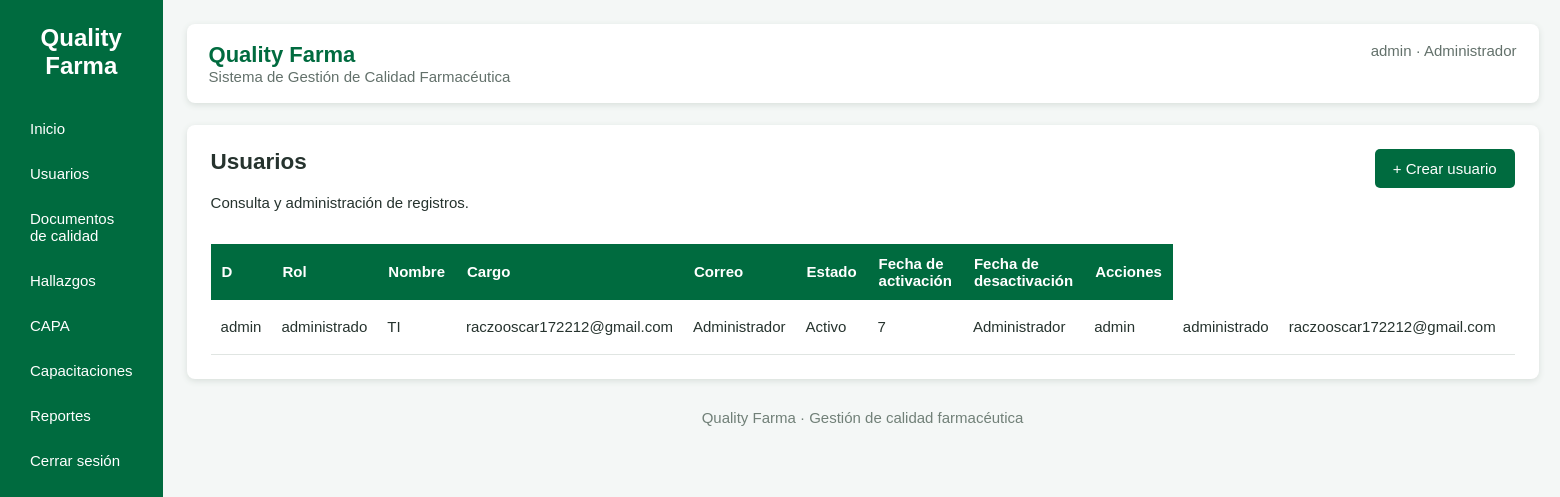
The app's page /usuarios/ (signed in) with its own data.
### gestion/models.py (models this page shows, shortened)
class Usuario(models.Model):
	ROLES = [
		('Administrador', 'Administrador'),
		('Analista', 'Analista'),
		('Consultor', 'Consultor'),
	]
	id_usuario = models.BigAutoField(primary_key=True)
	nombre = models.CharField(max_length=150)
	cargo = models.CharField(max_length=120, blank=True)
	area = models.CharField(max_length=120, blank=True)
	correo = models.EmailField(unique=True)
	contrasena_hash = models.CharField(max_length=255)
	rol = models.CharField(max_length=80, choices=ROLES, default='Consultor')
	estado = models.BooleanField(default=True)
	fecha_activacion = models.DateTimeField(null=True, blank=True)
	fecha_desactivacion = models.DateTimeField(null=True, blank=True)
	class Meta:
		db_table = 'usuario'
		ordering = ['nombre']

### gestion/views.py (the view)
# urls.py: path('<str:module>/', views.module_list, name='module_list'),
@requiere_permiso(None, 'ver')
def module_list(request, module):
	model, _, title, singular = MODULES[module]
	queryset = model.objects.all()
	query = request.GET.get('consulta', '').strip()
	if query and model is Capacitacion:
		queryset = queryset.filter(Q(nombre__icontains=query) | Q(responsable__icontains=query) | Q(estado__icontains=query))
	template = 'gestion/document_list.html' if module == 'documentos' else 'gestion/module_list.html'
	return render(request, template, {
		'items': queryset,
		'title': title,
		'module': module,
		'singular': singular,
		'query': query,
		'puede_crear': tiene_permiso(request, module, 'crear'),
		'puede_editar': tiene_permiso(request, module, 'editar'),
		'puede_eliminar': tiene_permiso(request, module, 'eliminar'),
	})

### gestion/context_processors.py (called while the page is built)
def permisos(request):
    rol = rol_actual(request)
    return {
        'permisos': PERMISOS_ROL.get(rol, PERMISOS_ROL['Consultor']),
        'rol_usuario': rol,
        'modulos_visibles': [modulo for modulo in ('usuarios', 'documentos', 'hallazgos', 'capa', 'capacitaciones') if tiene_permiso(request, modulo)],
        'puede_reportes': tiene_permiso(request, 'reportes'),
        'puede_descargar_reportes': tiene_permiso(request, 'reportes', 'descargar'),
    }

### gestion/views.py (called while the page is built)
def rol_actual(request):
	return request.session.get('usuario_rol', 'Consultor')

def tiene_permiso(request, modulo, accion='ver'):
	permisos = PERMISOS_ROL.get(rol_actual(request), PERMISOS_ROL['Consultor'])
	return accion in permisos.get('*', set()) or accion in permisos.get(modulo, set())

def requiere_permiso(modulo, accion='ver'):
	def decorador(view):
		@wraps(view)
		def protegida(request, *args, **kwargs):
			modulo_real = modulo or kwargs.get('module')
			if not request.session.get('usuario_id'):
				return redirect('login')
			if not tiene_permiso(request, modulo_real, accion):
				messages.error(request, 'No tienes permiso para realizar esta acción.')
				return redirect('dashboard')
			return view(request, *args, **kwargs)
		return protegida
	return decorador

### templates/gestion/module_list.html (shortened to what this page needs)
{% extends 'gestion/base.html' %}
{% block content %}
<section class="panel">
    <div class="section-head">
        <div>
            <h1>{{ title }}</h1>
            <p>Consulta y administración de registros.</p>
        </div>
        {% if puede_crear %}<a class="button" href="{% url 'module_create' module %}">+ Crear {{ singular }}</a>{% endif %}
    </div>
    <div class="table-wrap">
        <table>
            <thead><tr>
                {% if module == 'usuarios' %}
                    <th>D</th><th>Rol</th><th>Nombre</th><th>Cargo</th><th>Correo</th><th>Estado</th><th>Fecha de activación</th><th>Fecha de desactivación</th>
                {% elif module == 'hallazgos' %}
                <th>Descripción</th><th>Área</th><th>Responsable</th><th>Estado</th><th>Fecha</th>
                {% elif module == 'capa' %}
                <th>Hallazgo</th><th>Acción</th><th>Responsable</th><th>Estado</th><th>Fecha</th>
                {% else %}
                <th>Nombre</th><th>Responsable</th><th>Participantes</th><th>Estado</th><th>Fecha</th>
                {% endif %}
                <th>Acciones</th>
            </tr></thead>
            <tbody>
            {% for item in items %}
            <tr>
                {% if module == 'usuarios' %}
                <td>{{ item.nombre }}</td><td>{{ item.cargo }}</td><td>{{ item.area }}</td><td>{{ item.correo }}</td><td>{{ item.rol }}</td><td>{% if item.estado %}Activo{% else %}Inactivo{% endif %}</td>
                    <td>{{ item.id_usuario }}</td><td>{{ item.rol }}</td><td>{{ item.nombre }}</td><td>{{ item.cargo }}</td><td>{{ item.correo }}</td><td></td>
                {% elif module == 'hallazgos' %}
                <td>{{ item.descripcion }}</td><td>{{ item.area }}</td><td>{{ item.responsable }}</td><td>{{ item.estado }}</td><td>{{ item.fecha|date:'d/m/Y' }}</td>
                {% elif module == 'capa' %}
                <td>{{ item.hallazgo }}</td><td>{{ item.accion }}</td><td>{{ item.responsable }}</td><td>{{ item.estado }}</td><td>{{ item.fecha|date:'d/m/Y' }}</td>
                {% else %}
                <td>{{ item.nombre }}</td><td>{{ item.responsable }}</td><td>{{ item.participantes }}</td><td>{{ item.estado }}</td><td>{{ item.fecha|date:'d/m/Y' }}</td>
                {% endif %}
            </tr>
            {% empty %}
            <tr><td colspan="7">No hay registros.</td></tr>
            {% endfor %}
            </tbody>
        </table>
    </div>
</section>
{% endblock %}

### templates/gestion/base.html
{% load static %}<!doctype html>
<html lang="es"><head><meta charset="utf-8"><meta name="viewport" content="width=device-width, initial-scale=1"><title>{% block title %}Quality Farma{% endblock %}</title><link rel="stylesheet" href="{% static 'gestion/estilos.css' %}"></head><body><div class="layout"><aside class="sidebar"><div class="logo">Quality Farma</div><a href="{% url 'dashboard' %}">Inicio</a>{% if 'usuarios' in modulos_visibles %}<a href="{% url 'module_list' 'usuarios' %}">Usuarios</a>{% endif %}{% if 'documentos' in modulos_visibles %}<a href="{% url 'module_list' 'documentos' %}">Documentos de calidad</a>{% endif %}{% if 'hallazgos' in modulos_visibles %}<a href="{% url 'module_list' 'hallazgos' %}">Hallazgos</a>{% endif %}{% if 'capa' in modulos_visibles %}<a href="{% url 'module_list' 'capa' %}">CAPA</a>{% endif %}{% if 'capacitaciones' in modulos_visibles %}<a href="{% url 'module_list' 'capacitaciones' %}">Capacitaciones</a>{% endif %}{% if puede_reportes %}<a href="{% url 'reportes' %}">Reportes</a>{% endif %}<a href="{% url 'logout' %}">Cerrar sesión</a></aside><main class="content"><header><div><strong>Quality Farma</strong><span>Sistema de Gestión de Calidad Farmacéutica</span></div>{% if request.session.usuario_nombre %}<span>{{ request.session.usuario_nombre }} · {{ rol_usuario }}</span>{% endif %}</header>{% for message in messages %}<div class="message">{{ message }}</div>{% endfor %}{% block content %}{% endblock %}<footer>Quality Farma · Gestión de calidad farmacéutica</footer></main></div></body></html>

### static/gestion/estilos.css (style rules this page uses)
* { box-sizing:border-box }
body { margin:0;background:#f4f7f6;color:#26332e;font:15px Arial,sans-serif }
.layout { display:flex;min-height:100vh }
.sidebar { width:245px;background:#006b3f;color:#fff;padding:24px 16px }
.logo { font-size:24px;font-weight:bold;text-align:center;margin-bottom:28px }
.sidebar a { display:block;color:#fff;text-decoration:none;padding:12px 14px;border-radius:5px;margin:4px 0 }
.content { flex:1;padding:24px;max-width:1400px }
header { background:#fff;padding:18px 22px;border-radius:8px;margin-bottom:22px;box-shadow:0 2px 6px #d8dfdb;display:flex;justify-content:space-between;gap:16px }
header strong { display:block;font-size:22px;color:#006b3f }
header span { color:#63716b }
.welcome,.panel { background:#fff;border-radius:8px;padding:24px;box-shadow:0 2px 6px #d8dfdb;margin-bottom:22px }
.section-head { display:flex;justify-content:space-between;align-items:start;gap:16px }
h1 { margin-top:0 }
button,.button { display:inline-block;border:0;border-radius:5px;background:#006b3f;color:#fff;padding:11px 18px;text-decoration:none;cursor:pointer;font-size:15px }
.table-wrap { overflow:auto }
table { width:100%;border-collapse:collapse;background:#fff;margin-top:18px }
th { background:#006b3f;color:#fff;text-align:left;padding:11px }
td { padding:10px;border-bottom:1px solid #e0e5e2 }
footer { text-align:center;color:#718078;margin:30px 0 }

### records on screen
Usuario: session.usuario_nombre "admin", rol "Administrador", nombre "admin", cargo "administrado", area "TI", correo "raczooscar172212@gmail.com", estado "Activo", id_usuario "7"

### other values on screen
{{ title }} "Usuarios"
{{ singular }} "usuario"
